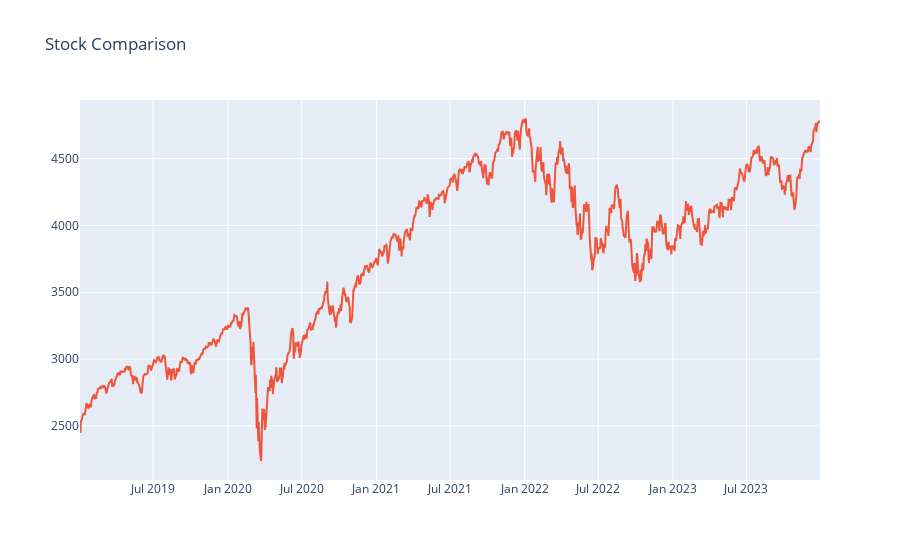

The notebook cell saved with this chart:
### Code cell
fig = px.line(title='Stock Comparison')
fig.add_scatter(x=sp500df.index, y=sp500df['Close'], mode='lines')
fig.show()

### Figure 1 — Plotly figure (JSON) as saved in the notebook; plotly's stock layout.template omitted (floating-point values rounded to 4 significant figures; data arrays with more than 128 entries replaced by an {"elided": "..."} marker saying what was removed)
{"data": [{"hovertemplate": "<extra></extra>", "legendgroup": "", "line": {"color": "#636efa", "dash": "solid"}, "marker": {"symbol": "circle"}, "mode": "lines", "name": "", "orientation": "v", "showlegend": false, "type": "scatter", "xaxis": "x", "yaxis": "y"}, {"mode": "lines", "type": "scatter", "x": {"elided": "1258 str values"}, "y": {"elided": "1258 float values"}}], "layout": {"legend": {"tracegroupgap": 0}, "title": {"text": "Stock Comparison"}, "xaxis": {"anchor": "y", "domain": [0, 1]}, "yaxis": {"anchor": "x", "domain": [0, 1]}}}
